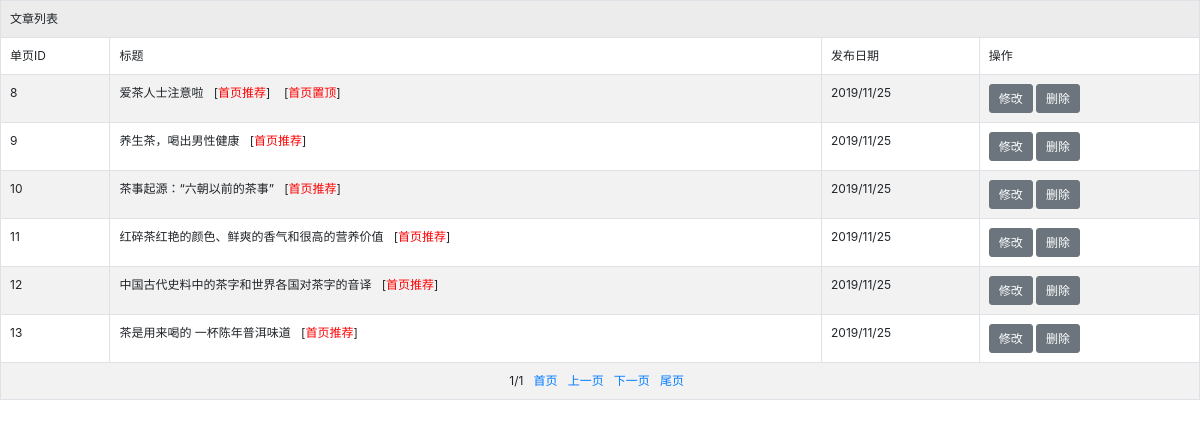
Page /admin/article_list.php (signed in) on the committed database.
### tables this page shows
CREATE TABLE article(
    id int(11) NOT NULL AUTO_INCREMENT COMMENT '文章id',
    title varchar(50) DEFAULT NULL COMMENT '文章标题',
    comefrom varchar(20) DEFAULT NULL COMMENT '来源',
    pubdate varchar(20) DEFAULT NULL COMMENT '发布日期',
    keywords text COMMENT '关键字',
    description text COMMENT '描述',
    content text COMMENT '内容',
    posid varchar(50) DEFAULT NULL COMMENT '推荐位',
    PRIMARY KEY(id)
);

### admin/article_list.php (the view, shortened to what this page needs)
<?php
require_once('../inc/conn_pdo.php');
?>
<!doctype html>
<html>
<head>
    <link href="css/bootstrap.min.css" rel="stylesheet">
</head>
<body>
<table class="table table-striped table-hover table-bordered">
    <tr>
        <td colspan="4">文章列表</td>
    </tr>
    <tr>
        <td>单页ID</td>
        <td>标题</td>
        <td>发布日期</td>
        <td>操作</td>
    </tr>
        <?php
            $total_num=$dbh->query("select id from article")->rowCount();
            $pagesize=10;
            $page_num=ceil($total_num/$pagesize);
            $page=isset($_GET['page'])?$_GET['page']:1;
            $offset=$pagesize*($page-1);
            $prepage=($page<>1)?$page-1:$page;
            $nextpage=($page<>$page_num)?$page+1:$page;
            $sql = "select * from article limit $offset,$pagesize";
            $sth = $dbh->prepare($sql);
            $sth->execute();
            $rows = $sth->fetchAll();
            if($total_num>0){
                foreach($rows as $row) {
                    ?>
                    <tr>
                        <td><?php echo $row['id'] ?></td>
                        <td>
                            <?php echo $row['title'] ?>
                            <?php
                                if(strpos($row['posid'],'setindex')!==false){
                                    echo "&nbsp;&nbsp;[<span style='color:red;'>首页推荐</span>]&nbsp;&nbsp;";
                                }
                                if(strpos($row['posid'],'settop')!==false){
                                    echo "&nbsp;&nbsp;[<span style='color:red;'>首页置顶</span>]";
                                }
                            ?>
                        </td>
                        <td><?php echo $row['pubdate'] ?></td>
                        <td>
                            <input type="submit" name="button" id="button" value="修改" class='btn btn-secondary'
                                   onclick="window.location.href='article_modify.php?id=<?php echo $row['id'] ?>'"/>
                            <input type="submit" name="button2" id="button2" value="删除" class='btn btn-secondary'
                                   onclick="window.location.href='article_delete.php?id=<?php echo $row['id'] ?>'"/>
                        </td>
                    </tr>
                    <?php
                }
            }else {
                ?>
                <tr>
                    <td height="35" colspan="4" style='color:red;font-size:13px'>暂无记录！</td>
                </tr>
                <?php
            }
            ?>
        <tr>
            <td colspan="5" align="center">
                <?=$page?>/<?=$page_num?>&nbsp;&nbsp;
                <a href="?page=1">首页</a>&nbsp;&nbsp;
                <a href="?page=<?=$prepage?>">上一页</a>&nbsp;&nbsp;
                <a href="?page=<?=$nextpage?>">下一页</a>&nbsp;&nbsp;
                <a href="?page=<?=$page_num?>">尾页</a>&nbsp;&nbsp;
            </td>
        </tr>
    </table>
</body>
</html>

### admin/article_list.php (style rules this page uses)
* { font-size:12px; }

### rows in the picture
article: id "8", title "爱茶人士注意啦", posid "首页推荐", pubdate "2019/11/25"
article: id "9", title "养生茶，喝出男性健康", posid "首页推荐", pubdate "2019/11/25"
article: id "10", title "茶事起源：“六朝以前的茶事”", posid "首页推荐", pubdate "2019/11/25"
article: id "11", title "红碎茶红艳的颜色、鲜爽的香气和很高的营养价值", posid "首页推荐", pubdate "2019/11/25"
article: id "12", title "中国古代史料中的茶字和世界各国对茶字的音译", posid "首页推荐", pubdate "2019/11/25"
article: id "13", title "茶是用来喝的 一杯陈年普洱味道", posid "首页推荐", pubdate "2019/11/25"

### other values in the picture
$page "1"
$page_num "1"
